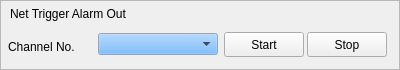
        <widget class="QFrame" name="frame6">
            <property name="geometry">
                <rect>
                    <x>409</x>
                    <y>61</y>
                    <width>400</width>
                    <height>70</height>
                </rect>
            </property>
            <property name="frameShape">
                <enum>QFrame::StyledPanel</enum>
            </property>
            <property name="frameShadow">
                <enum>QFrame::Plain</enum>
            </property>
            <widget class="QLabel" name="textLabel2">
                <property name="geometry">
                    <rect>
                        <x>10</x>
                        <y>4</y>
                        <width>201</width>
                        <height>20</height>
                    </rect>
                </property>
                <property name="text">
                    <string>Net Trigger Alarm Out</string>
                </property>
                <property name="wordWrap">
                    <bool>false</bool>
                </property>
            </widget>
            <widget class="QComboBox" name="ComboxChannelOut">
                <property name="geometry">
                    <rect>
                        <x>98</x>
                        <y>33</y>
                        <width>120</width>
                        <height>22</height>
                    </rect>
                </property>
                <property name="palette">
                    <palette>
                        <active>
                            <colorrole role="WindowText">
                                <brush brushstyle="SolidPattern">
                                    <color alpha="255">
                                        <red>0</red>
                                        <green>0</green>
                                        <blue>0</blue>
                                    </color>
                                </brush>
                            </colorrole>
                            <colorrole role="Button">
                                <brush brushstyle="SolidPattern">
                                    <color alpha="255">
                                        <red>85</red>
                                        <green>170</green>
                                        <blue>255</blue>
                                    </color>
                                </brush>
                            </colorrole>
                            <colorrole role="Light">
                                <brush brushstyle="SolidPattern">
                                    <color alpha="255">
                                        <red>212</red>
                                        <green>234</green>
                                        <blue>255</blue>
                                    </color>
                                </brush>
                            </colorrole>
                            <colorrole role="Midlight">
                                <brush brushstyle="SolidPattern">
                                    <color alpha="255">
                                        <red>148</red>
                                        <green>202</green>
                                        <blue>255</blue>
                                    </color>
                                </brush>
                            </colorrole>
                            <colorrole role="Dark">
                                <brush brushstyle="SolidPattern">
                                    <color alpha="255">
                                        <red>42</red>
                                        <green>85</green>
                                        <blue>127</blue>
                                    </color>
                                </brush>
                            </colorrole>
                            <colorrole role="Mid">
                                <brush brushstyle="SolidPattern">
                                    <color alpha="255">
                                        <red>57</red>
                                        <green>113</green>
                                        <blue>170</blue>
                                    </color>
                                </brush>
                            </colorrole>
                            <colorrole role="Text">
                                <brush brushstyle="SolidPattern">
                                    <color alpha="255">
                                        <red>0</red>
                                        <green>0</green>
                                        <blue>0</blue>
                                    </color>
                                </brush>
                            </colorrole>
                            <colorrole role="BrightText">
                                <brush brushstyle="SolidPattern">
                                    <color alpha="255">
                                        <red>255</red>
                                        <green>255</green>
                                        <blue>255</blue>
                                    </color>
                                </brush>
                            </colorrole>
                            <colorrole role="ButtonText">
                                <brush brushstyle="SolidPattern">
                                    <color alpha="255">
                                        <red>0</red>
                                        <green>0</green>
                                        <blue>0</blue>
                                    </color>
                                </brush>
                            </colorrole>
                            <colorrole role="Base">
                                <brush brushstyle="SolidPattern">
                                    <color alpha="255">
                                        <red>255</red>
                                        <green>255</green>
                                        <blue>255</blue>
                                    </color>
                                </brush>
                            </colorrole>
                            <colorrole role="Window">
                                <brush brushstyle="SolidPattern">
                                    <color alpha="255">
                                        <red>212</red>
                                        <green>228</green>
                                        <blue>255</blue>
                                    </color>
                                </brush>
                            </colorrole>
                            <colorrole role="Shadow">
                                <brush brushstyle="SolidPattern">
                                    <color alpha="255">
                                        <red>0</red>
                                        <green>0</green>
                                        <blue>0</blue>
                                    </color>
                                </brush>
                            </colorrole>
                            <colorrole role="Highlight">
                                <brush brushstyle="SolidPattern">
                                    <color alpha="255">
                                        <red>0</red>
                                        <green>0</green>
                                        <blue>128</blue>
                                    </color>
                                </brush>
                            </colorrole>
                            <colorrole role="HighlightedText">
                                <brush brushstyle="SolidPattern">
                                    <color alpha="255">
                                        <red>255</red>
                                        <green>255</green>
                                        <blue>255</blue>
                                    </color>
                                </brush>
                            </colorrole>
                            <colorrole role="Link">
                                <brush brushstyle="SolidPattern">
                                    <color alpha="255">
                                        <red>0</red>
                                        <green>0</green>
                                        <blue>0</blue>
                                    </color>
                                </brush>
                            </colorrole>
                            <colorrole role="LinkVisited">
                                <brush brushstyle="SolidPattern">
                                    <color alpha="255">
                                        <red>0</red>
                                        <green>0</green>
                                        <blue>0</blue>
                                    </color>
                                </brush>
                            </colorrole>
                        </active>
                        <inactive>
                            <colorrole role="WindowText">
                                <brush brushstyle="SolidPattern">
                                    <color alpha="255">
                                        <red>0</red>
                                        <green>0</green>
                                        <blue>0</blue>
                                    </color>
                                </brush>
                            </colorrole>
                            <colorrole role="Button">
                                <brush brushstyle="SolidPattern">
                                    <color alpha="255">
                                        <red>85</red>
                                        <green>170</green>
                                        <blue>255</blue>
                                    </color>
                                </brush>
                            </colorrole>
                            <colorrole role="Light">
                                <brush brushstyle="SolidPattern">
                                    <color alpha="255">
                                        <red>212</red>
                                        <green>234</green>
                                        <blue>255</blue>
                                    </color>
                                </brush>
                            </colorrole>
                            <colorrole role="Midlight">
                                <brush brushstyle="SolidPattern">
                                    <color alpha="255">
                                        <red>123</red>
                                        <green>189</green>
                                        <blue>255</blue>
                                    </color>
                                </brush>
                            </colorrole>
                            <colorrole role="Dark">
                                <brush brushstyle="SolidPattern">
                                    <color alpha="255">
                                        <red>42</red>
                                        <green>85</green>
                                        <blue>127</blue>
                                    </color>
                                </brush>
                            </colorrole>
                            <colorrole role="Mid">
                                <brush brushstyle="SolidPattern">
                                    <color alpha="255">
                                        <red>57</red>
                                        <green>113</green>
                                        <blue>170</blue>
                                    </color>
                                </brush>
                            </colorrole>
                            <colorrole role="Text">
                                <brush brushstyle="SolidPattern">
                                    <color alpha="255">
                                        <red>0</red>
                                        <green>0</green>
                                        <blue>0</blue>
                                    </color>
                                </brush>
                            </colorrole>
                            <colorrole role="BrightText">
                                <brush brushstyle="SolidPattern">
                                    <color alpha="255">
                                        <red>255</red>
                                        <green>255</green>
                                        <blue>255</blue>
                                    </color>
                                </brush>
                            </colorrole>
                            <colorrole role="ButtonText">
                                <brush brushstyle="SolidPattern">
                                    <color alpha="255">
                                        <red>0</red>
                                        <green>0</green>
                                        <blue>0</blue>
                                    </color>
                                </brush>
                            </colorrole>
                            <colorrole role="Base">
                                <brush brushstyle="SolidPattern">
                                    <color alpha="255">
                                        <red>255</red>
                                        <green>255</green>
                                        <blue>255</blue>
                                    </color>
                                </brush>
                            </colorrole>
                            <colorrole role="Window">
                                <brush brushstyle="SolidPattern">
                                    <color alpha="255">
                                        <red>212</red>
                                        <green>228</green>
                                        <blue>255</blue>
                                    </color>
                                </brush>
                            </colorrole>
                            <colorrole role="Shadow">
                                <brush brushstyle="SolidPattern">
                                    <color alpha="255">
                                        <red>0</red>
                                        <green>0</green>
                                        <blue>0</blue>
                                    </color>
                                </brush>
                            </colorrole>
                            <colorrole role="Highlight">
                                <brush brushstyle="SolidPattern">
                                    <color alpha="255">
                                        <red>0</red>
                                        <green>0</green>
                                        <blue>128</blue>
                                    </color>
                                </brush>
                            </colorrole>
                            <colorrole role="HighlightedText">
                                <brush brushstyle="SolidPattern">
                                    <color alpha="255">
                                        <red>255</red>
                                        <green>255</green>
                                        <blue>255</blue>
                                    </color>
                                </brush>
                            </colorrole>
                            <colorrole role="Link">
                                <brush brushstyle="SolidPattern">
                                    <color alpha="255">
                                        <red>0</red>
                                        <green>0</green>
                                        <blue>255</blue>
                                    </color>
                                </brush>
                            </colorrole>
                            <colorrole role="LinkVisited">
                                <brush brushstyle="SolidPattern">
                                    <color alpha="255">
                                        <red>255</red>
                                        <green>0</green>
                                        <blue>255</blue>
                                    </color>
                                </brush>
                            </colorrole>
                        </inactive>
                        <disabled>
                            <colorrole role="WindowText">
                                <brush brushstyle="SolidPattern">
                                    <color alpha="255">
                                        <red>128</red>
                                        <green>128</green>
                                        <blue>128</blue>
                                    </color>
                                </brush>
                            </colorrole>
                            <colorrole role="Button">
                                <brush brushstyle="SolidPattern">
                                    <color alpha="255">
                                        <red>85</red>
                                        <green>170</green>
                                        <blue>255</blue>
                                    </color>
                                </brush>
                            </colorrole>
                            <colorrole role="Light">
                                <brush brushstyle="SolidPattern">
                                    <color alpha="255">
                                        <red>212</red>
                                        <green>234</green>
                                        <blue>255</blue>
                                    </color>
                                </brush>
                            </colorrole>
                            <colorrole role="Midlight">
                                <brush brushstyle="SolidPattern">
                                    <color alpha="255">
                                        <red>123</red>
                                        <green>189</green>
                                        <blue>255</blue>
                                    </color>
                                </brush>
                            </colorrole>
                            <colorrole role="Dark">
                                <brush brushstyle="SolidPattern">
                                    <color alpha="255">
                                        <red>42</red>
                                        <green>85</green>
                                        <blue>127</blue>
                                    </color>
                                </brush>
                            </colorrole>
                            <colorrole role="Mid">
                                <brush brushstyle="SolidPattern">
                                    <color alpha="255">
                                        <red>57</red>
                                        <green>113</green>
                                        <blue>170</blue>
                                    </color>
                                </brush>
                            </colorrole>
                            <colorrole role="Text">
                                <brush brushstyle="SolidPattern">
                                    <color alpha="255">
                                        <red>128</red>
                                        <green>128</green>
                                        <blue>128</blue>
                                    </color>
                                </brush>
                            </colorrole>
                            <colorrole role="BrightText">
                                <brush brushstyle="SolidPattern">
                                    <color alpha="255">
                                        <red>255</red>
                                        <green>255</green>
                                        <blue>255</blue>
                                    </color>
                                </brush>
                            </colorrole>
                            <colorrole role="ButtonText">
                                <brush brushstyle="SolidPattern">
                                    <color alpha="255">
                                        <red>128</red>
                                        <green>128</green>
                                        <blue>128</blue>
                                    </color>
                                </brush>
                            </colorrole>
                            <colorrole role="Base">
                                <brush brushstyle="SolidPattern">
                                    <color alpha="255">
                                        <red>255</red>
                                        <green>255</green>
                                        <blue>255</blue>
                                    </color>
                                </brush>
                            </colorrole>
                            <colorrole role="Window">
                                <brush brushstyle="SolidPattern">
                                    <color alpha="255">
                                        <red>212</red>
                                        <green>228</green>
                                        <blue>255</blue>
                                    </color>
                                </brush>
                            </colorrole>
                            <colorrole role="Shadow">
                                <brush brushstyle="SolidPattern">
                                    <color alpha="255">
                                        <red>0</red>
                                        <green>0</green>
                                        <blue>0</blue>
                                    </color>
                                </brush>
                            </colorrole>
                            <colorrole role="Highlight">
                                <brush brushstyle="SolidPattern">
                                    <color alpha="255">
                                        <red>0</red>
                                        <green>0</green>
                                        <blue>128</blue>
                                    </color>
                                </brush>
                            </colorrole>
                            <colorrole role="HighlightedText">
                                <brush brushstyle="SolidPattern">
                                    <color alpha="255">
                                        <red>255</red>
                                        <green>255</green>
                                        <blue>255</blue>
                                    </color>
                                </brush>
                            </colorrole>
                            <colorrole role="Link">
                                <brush brushstyle="SolidPattern">
                                    <color alpha="255">
                                        <red>0</red>
                                        <green>0</green>
                                        <blue>255</blue>
                                    </color>
                                </brush>
                            </colorrole>
                            <colorrole role="LinkVisited">
                                <brush brushstyle="SolidPattern">
                                    <color alpha="255">
                                        <red>255</red>
                                        <green>0</green>
                                        <blue>255</blue>
                                    </color>
                                </brush>
                            </colorrole>
                        </disabled>
                    </palette>
                </property>
            </widget>
            <widget class="QPushButton" name="ButAlarmOutStart">
                <property name="geometry">
                    <rect>
                        <x>224</x>
                        <y>32</y>
                        <width>80</width>
                        <height>25</height>
                    </rect>
                </property>
                <property name="text">
                    <string>Start</string>
                </property>
            </widget>
            <widget class="QPushButton" name="ButAlarmOutStop">
                <property name="geometry">
                    <rect>
                        <x>307</x>
                        <y>32</y>
                        <width>80</width>
                        <height>25</height>
                    </rect>
                </property>
                <property name="text">
                    <string>Stop</string>
                </property>
            </widget>
            <widget class="QLabel" name="textLabel3_2">
                <property name="geometry">
                    <rect>
                        <x>8</x>
                        <y>31</y>
                        <width>91</width>
                        <height>31</height>
                    </rect>
                </property>
                <property name="text">
                    <string>Channel No.</string>
                </property>
                <property name="wordWrap">
                    <bool>false</bool>
                </property>
            </widget>
        </widget>
